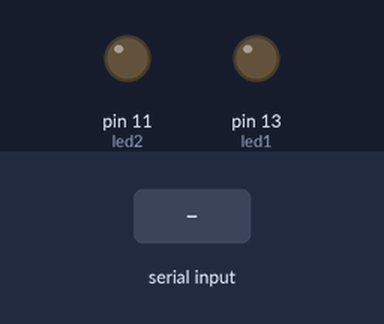
Recording of a sketch running on a simulated Arduino Uno, built with avr-gcc and run on an emulated ATmega328P. On the bench: output pins drawn as LEDs (lit = HIGH). The inputs (shaded band) are chosen by the test bench.

Above: at 1.2 s.
1.3 s: "A" received over Serial
At 2.0 s:
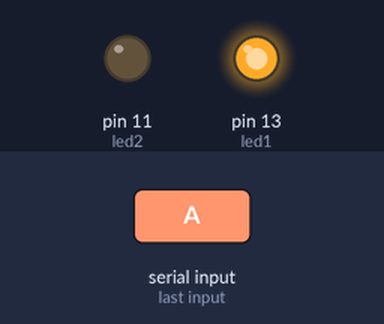
2.8 s: "B" received over Serial
At 3.1 s:
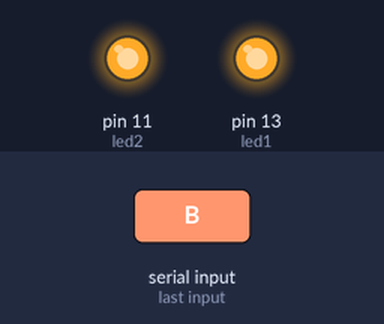
4.3 s: "a" received over Serial
At 5.5 s:
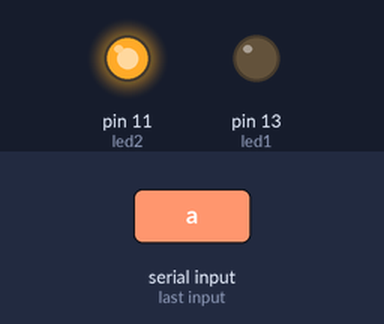
5.8 s: "b" received over Serial
At 6.6 s:
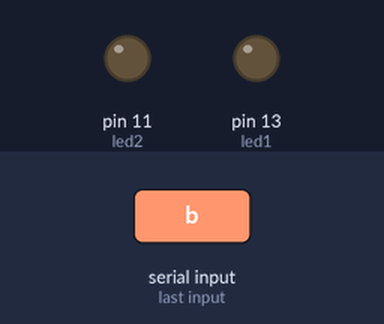
Timing chart, 0 to 8.3 s (numbered marks = the images above; inputs shaded):
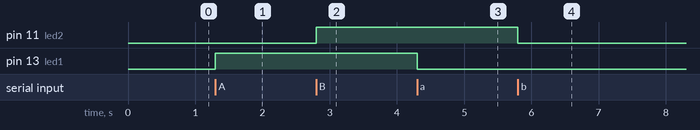

The sketch:

Led_Bluetooth_AppInventor.ino
```cpp
int led1 = 13;
int led2 = 11;

void setup(){

 Serial.begin(115200);
 pinMode(led1, OUTPUT);
 pinMode(led2, OUTPUT);
}

void loop(){
 if (Serial.available() >0){

  byte dado = Serial.read();

  switch(dado){

   case 'A':
      digitalWrite(led1, HIGH);
      break;

   case 'a':
      digitalWrite(led1, LOW);
      break;

   case 'B':
      digitalWrite(led2, HIGH);
      break;

   case 'b':
      digitalWrite(led2, LOW);
      break;
 }

  delay(1000);
 }
}
```

Measured:
- after the input at 1.3 s, pin 13 (led1): LOW → HIGH at once
- after the input at 2.8 s, pin 11 (led2): LOW → HIGH at once
- after the input at 4.3 s, pin 13 (led1): HIGH → LOW at once
- after the input at 5.8 s, pin 11 (led2): HIGH → LOW at once
